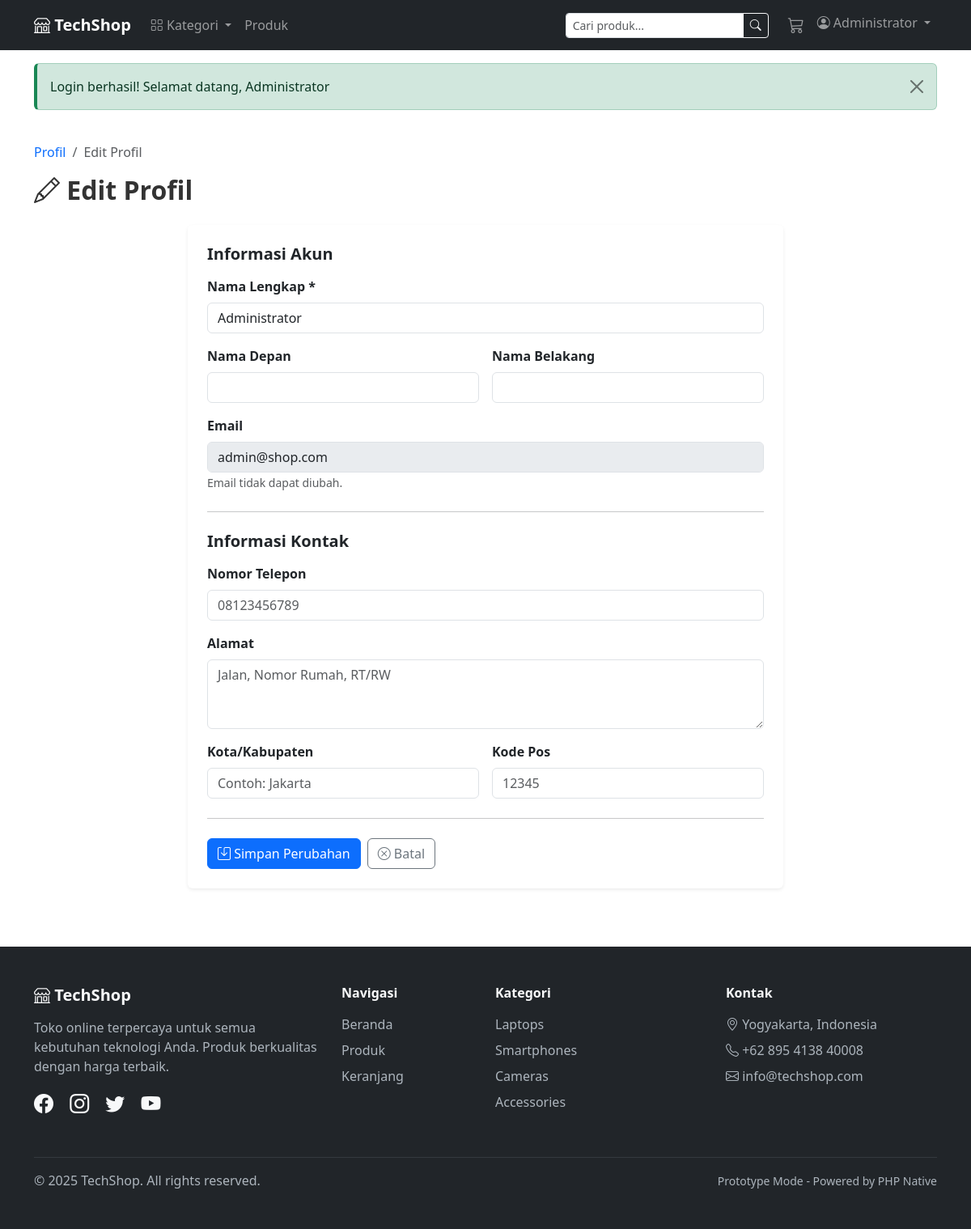
The page /user/profile.php (signed in) on the database as committed earlier.
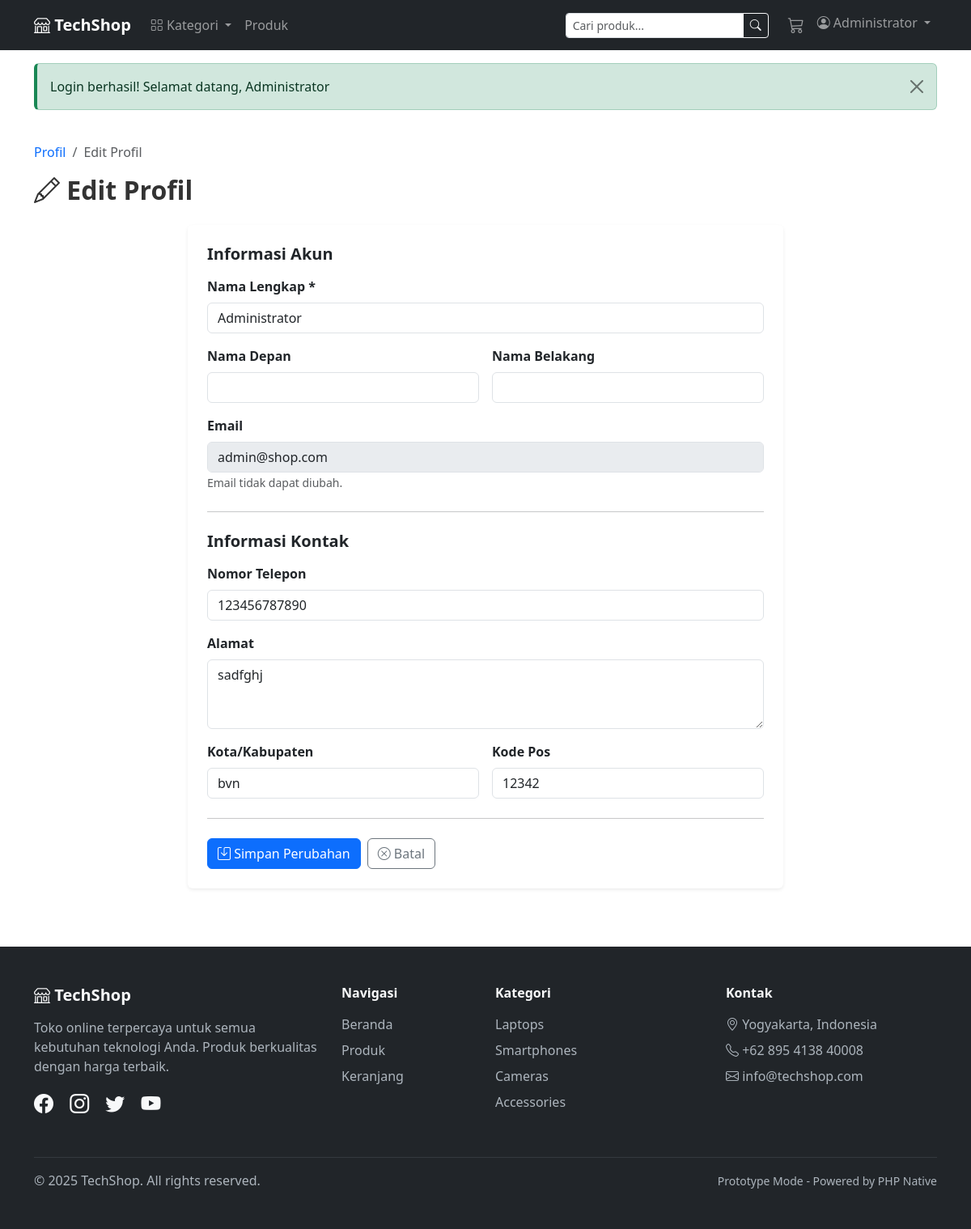
The same page on the database as committed later.
### tables this page shows
CREATE TABLE `user_info` (
  `id` int(11) NOT NULL,
  `user_id` int(11) NOT NULL,
  `first_name` varchar(100) DEFAULT NULL,
  `last_name` varchar(100) DEFAULT NULL,
  `address` text DEFAULT NULL,
  `phone` varchar(20) DEFAULT NULL,
  `city` varchar(100) DEFAULT NULL,
  `postal_code` varchar(10) DEFAULT NULL
);

### db.php (called while the page is built, shortened)
<?php
function clean($string) {
    return htmlspecialchars(trim($string), ENT_QUOTES, 'UTF-8');
}
?>

### user/profile.php (the view, shortened to what this page needs)
<?php
require_once '../db.php';
$user_id = $_SESSION['user_id'];
$user_query = "SELECT u.*, ui.*
               FROM users u
               LEFT JOIN user_info ui ON u.id = ui.user_id
               WHERE u.id = $user_id";
$user_result = mysqli_query($conn, $user_query);
$user = mysqli_fetch_assoc($user_result);
include '../header.php';
?>
<div class="container py-4">
    <nav aria-label="breadcrumb">
        <ol class="breadcrumb">
            <li class="breadcrumb-item"><a href="<?php echo BASE_URL; ?>/user/index.php">Profil</a></li>
            <li class="breadcrumb-item active">Edit Profil</li>
        </ol>
    </nav>
    <h2 class="fw-bold mb-4"><i class="bi bi-pencil"></i> Edit Profil</h2>
    <div class="row justify-content-center">
        <div class="col-lg-8">
            <div class="card border-0 shadow-sm">
                <div class="card-body p-4">
                    <form method="POST" action="">
                        <h5 class="fw-bold mb-3">Informasi Akun</h5>
                        <div class="mb-3">
                            <label class="form-label fw-bold">Nama Lengkap *</label>
                            <input type="text" class="form-control" name="name" required
                                   value="<?php echo clean($user['name']); ?>">
                        </div>
                        <div class="row g-3 mb-3">
                            <div class="col-md-6">
                                <label class="form-label fw-bold">Nama Depan</label>
                                <input type="text" class="form-control" name="first_name"
                                       value="<?php echo clean($user['first_name'] ?? ''); ?>">
                            </div>
                            <div class="col-md-6">
                                <label class="form-label fw-bold">Nama Belakang</label>
                                <input type="text" class="form-control" name="last_name"
                                       value="<?php echo clean($user['last_name'] ?? ''); ?>">
                            </div>
                        </div>
                        <div class="mb-3">
                            <label class="form-label fw-bold">Email</label>
                            <input type="email" class="form-control" value="<?php echo clean($user['email']); ?>" disabled>
                            <small class="text-muted">Email tidak dapat diubah.</small>
                        </div>
                        <hr class="my-4">
                        <h5 class="fw-bold mb-3">Informasi Kontak</h5>
                        <div class="mb-3">
                            <label class="form-label fw-bold">Nomor Telepon</label>
                            <input type="tel" class="form-control" name="phone"
                                   value="<?php echo clean($user['phone'] ?? ''); ?>"
                                   placeholder="08123456789">
                        </div>
                        <div class="mb-3">
                            <label class="form-label fw-bold">Alamat</label>
                            <textarea class="form-control" name="address" rows="3"
                                      placeholder="Jalan, Nomor Rumah, RT/RW"><?php echo clean($user['address'] ?? ''); ?></textarea>
                        </div>
                        <div class="row g-3 mb-3">
                            <div class="col-md-6">
                                <label class="form-label fw-bold">Kota/Kabupaten</label>
                                <input type="text" class="form-control" name="city"
                                       value="<?php echo clean($user['city'] ?? ''); ?>"
                                       placeholder="Contoh: Jakarta">
                            </div>
                            <div class="col-md-6">
                                <label class="form-label fw-bold">Kode Pos</label>
                                <input type="text" class="form-control" name="postal_code"
                                       value="<?php echo clean($user['postal_code'] ?? ''); ?>"
                                       placeholder="12345">
                            </div>
                        </div>
                        <hr class="my-4">
                        <div class="d-flex gap-2">
                            <button type="submit" class="btn btn-primary">
                                <i class="bi bi-save"></i> Simpan Perubahan
                            </button>
                            <a href="<?php echo BASE_URL; ?>/user/index.php" class="btn btn-outline-secondary">
                                <i class="bi bi-x-circle"></i> Batal
                            </a>
                        </div>
                    </form>
                </div>
            </div>
        </div>
    </div>
</div>
<?php include '../footer.php'; ?>

Rows that differ between the two databases and show on the page:
added user_info: phone "123456787890", address "sadfghj", city "bvn", postal_code "12342"
